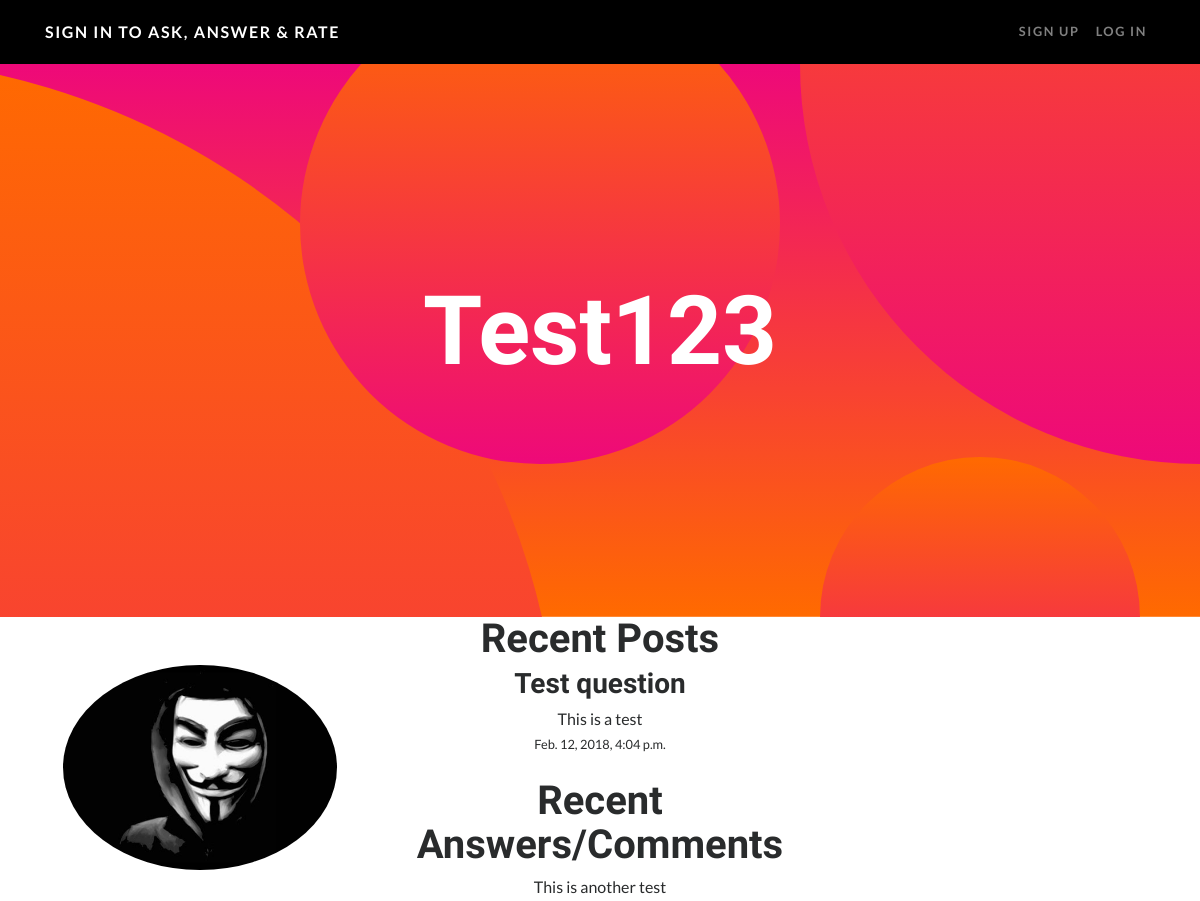
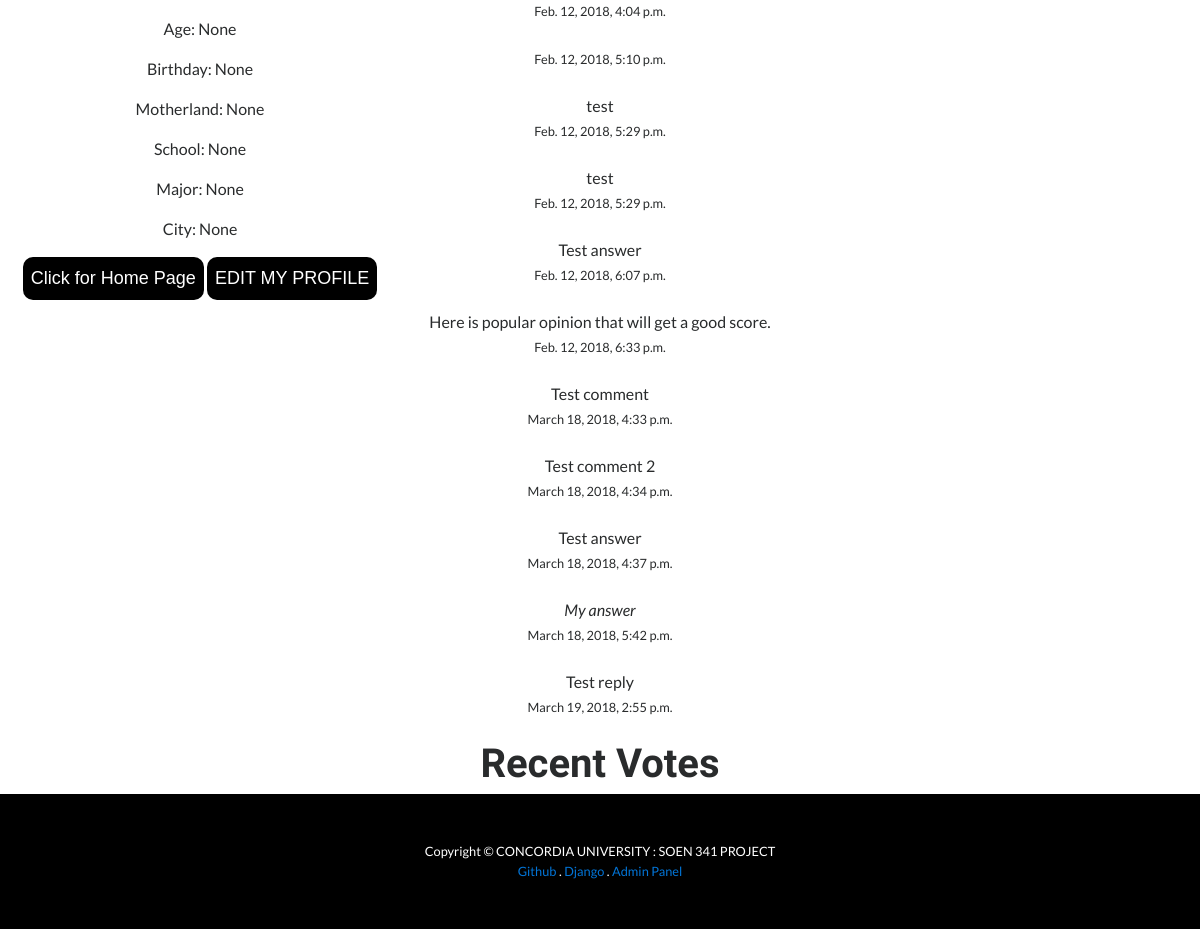
Screenshot of /profile/3/ with the database file from the repository (2 pictures, top to bottom).
### qa_web/models.py (models this page shows, shortened)
class User(AbstractUser):
    age = models.IntegerField(null =True)
    birthday = models.DateField(null = True)
    motherland=models.TextField(max_length=100, null =True)
    school = models.TextField(max_length=100, null =True)
    major = models.CharField(max_length=50, null =True)
    city = models.TextField(max_length=100, null=True)
    """
      The below code has a purpose that a user profile will be created when
      a user is created

     """

class Post(models.Model):
    content = models.TextField(null=True)
    owner = models.ForeignKey(settings.AUTH_USER_MODEL, null= True, on_delete=models.SET_NULL)
    creation_date = models.DateTimeField(auto_now_add=True)
    upvotes = models.IntegerField(default=0)
    downvotes = models.IntegerField(default=0)
    class Meta:
        abstract = True

class Questions(Post):
    title = models.CharField(max_length=300, null=True)
    visits = models.IntegerField(default=0)
    voters = models.ManyToManyField(settings.AUTH_USER_MODEL, related_name='q_voters', through='Vote')
    tag = TaggableManager(blank=True)

class Answers(Post):
    question = models.ForeignKey(Questions, null=True, on_delete=models.CASCADE)
    correct_answer = models.BooleanField(default = False)
    voters = models.ManyToManyField(settings.AUTH_USER_MODEL, related_name='a_voters', through='Vote')

### qa_web/views.py (the view)
# urls.py: path('profile/<int:id_>/', views.display_profile, name='UserProfile'),
def display_profile(request, id_):
    displayed_user = get_object_or_404(User, pk=id_)
    user_qs = Questions.objects.filter(owner_id=id_)
    user_as = Answers.objects.filter(owner_id=id_)
    user_vs = Vote.objects.filter(user_id=id_)
    return render(request, 'qa_web/UserProfile.html', context={'displayed_user': displayed_user,
                                                               'questions': user_qs,
                                                               'answers': user_as,
                                                               'votes': user_vs})

### qa_web/templates/qa_web/UserProfile.html (shortened to what this page needs)
{% extends "qa_web/base.html" %}
{% load staticfiles %}
{% block styles %}
<link rel="stylesheet" href="{% static 'css/base.css' %}"/>
{% endblock %}
{% block header %}
<div class="masthead-content">
    <div class="container">
        <h1 class="masthead-heading mb-0">{{ displayed_user.username }}</h1>
        <BR><BR><BR>
    </div>
</div>
{% endblock %}
{% block content %}
<div class="container-fluid">
    <div class="row">
<div class="col-sm-4">
    <div class="p-5">
             <img class="img-fluid rounded-circle" src="{% static 'img/default.jpg' %}" alt="">
          </div>
        <p class="info">Age: {{ displayed_user.age }}</p>
        <p class="info">Birthday: {{ displayed_user.birthday }}</p>
        <p class="info">Motherland: {{ displayed_user.motherland}}</p>
        <p class="info">School: {{ displayed_user.school }}</p>
        <p class="info">Major: {{ displayed_user.major }}</p>
        <p class="info">City: {{ displayed_user.city }}</p>
    <a href="/"><button>Click for Home Page</button></a>
    <a href="/editprofile/"><button>EDIT MY PROFILE</button></a>
</div>
<div class="col-sm-4">
    <h1>Recent Posts</h1>
{% for qs in questions %}
    <h3><span class="marked">{{ qs.title }}</span></h3>
    <span class="marked">{{ qs.content }}</span>
    <small>{{ qs.creation_date }}</small>
    <br><br>
{% endfor %}
<h1>Recent Answers/Comments</h1>
{% for ans in answers %}
    <span class="marked">{{ ans.content }}</span>
    <small>{{ ans.creation_date }}</small>
    <br><br>
{% endfor %}
<h1>Recent Votes</h1>
</div>
<div class="col-sm-4">
</div>
    </div>
</div>
{% endblock content %}

### qa_web/templates/qa_web/base.html (shortened to what this page needs)
<!DOCTYPE html>
<html lang="en">
  <head>
    {% load staticfiles %}
    <link rel="stylesheet" href="https://maxcdn.bootstrapcdn.com/bootstrap/4.0.0/css/bootstrap.min.css">
    <link rel="stylesheet" href="{% static 'css/pagedown.css' %}" />
    <link rel="stylesheet" type="text/css" href="{% static 'css/bootstrap.min.css' %}" />
    <link rel="stylesheet" type="text/css" href="{% static 'css/one-page-wonder.min.css' %}" />
    <link href="https://use.fontawesome.com/releases/v5.0.6/css/all.css" rel="stylesheet">
    <link href="{% static 'css/one-page-wonder.min.css' %}" rel="stylesheet">
    {% block styles %}
    {% endblock %}
  </head>
  <body>
    {% include "qa_web/includes/navbar.html" %}
<header class="masthead text-center text-white">
    {% block header %}
    {% endblock %}
      <div class="bg-circle-1 bg-circle"></div>
      <div class="bg-circle-2 bg-circle"></div>
      <div class="bg-circle-3 bg-circle"></div>
      <div class="bg-circle-4 bg-circle"></div>
</header>
<div align="center" style="vertical-align:bottom" class="masthead-content">
    {% block content %}
    {% endblock %}
</div>
    {% include "qa_web/includes/footer.html" %}
  </body>
</html>

### qa_web/templates/qa_web/includes/navbar.html (shortened to what this page needs)
<nav class="navbar navbar-expand-lg navbar-dark navbar-custom sticky-top" style="background-color:black">
    <div class="container">
        {% if user.is_authenticated %}
        <a class="navbar-brand" href="/QuestionIndex/">Questions</a>
        {% else %}
        <a class="navbar-brand" href="/login/">Sign In to Ask, Answer &amp; Rate</a>
        {% endif %}
        <div class="collapse navbar-collapse" id="navbarResponsive">
            <ul class="navbar-nav ml-auto">
                {% if user.is_authenticated %}
                    <li class="nav-item">
                        <a class="nav-link" href='/profile/{{ user.id }}')>Welcome {{ user.username }}</a>
                    </li>
                    <li class="nav-item">
                        <a class="nav-link" href="/logout/">Log Out</a>
                    </li>
                {% else %}
                    <li class="nav-item">
                        <a class="nav-link" href="/signup/">Sign Up</a>
                    </li>
                    <li class="nav-item">
                        <a class="nav-link" href="/login/">Log In</a>
                    </li>
                {% endif %}
            </ul>
        </div>
    </div>
</nav>

### qa_web/templates/qa_web/includes/footer.html
<footer class="py-5 bg-black">
    <div class="container">
        <p class="m-0 text-center text-white small">Copyright &copy; CONCORDIA UNIVERSITY : SOEN 341 PROJECT </p>
    </div>
    <div class="container">
        <p class="m-0 text-center text-white small">
            <a href="https://github.com/Lercerss/SOEN341W18">Github</a> . <a href="http://www.djangoproject.com/">Django</a> . <a href="/admin">Admin Panel</a>
        </p>
    </div>
</footer>

### qa_web/static/css/pagedown.css (style rules this page uses)
body { background-color: White; font-family: sans-serif; }

### qa_web/static/css/base.css (style rules this page uses)
ul { list-style-type: none; }
button { border: none; outline: 0; display: inline-block; padding: 8px; color: white; background-color: #000; text-align: center; cursor: pointer; font-size: 18px; border-radius: 10px; }

### rows the page displays
User: username "Test123", age "None", birthday "None", motherland "None", school "None", major "None", city "None"
Questions: creation_date "Feb. 12, 2018, 4:04 p.m."
Answers: creation_date "Feb. 12, 2018, 4:04 p.m."
Answers: creation_date "Feb. 12, 2018, 5:10 p.m."
Answers: creation_date "Feb. 12, 2018, 5:29 p.m."
Answers: creation_date "Feb. 12, 2018, 5:29 p.m."
Answers: creation_date "Feb. 12, 2018, 6:07 p.m."
Answers: creation_date "Feb. 12, 2018, 6:33 p.m."
Answers: creation_date "March 18, 2018, 4:33 p.m."
Answers: creation_date "March 18, 2018, 4:34 p.m."
Answers: creation_date "March 18, 2018, 4:37 p.m."
Answers: creation_date "March 18, 2018, 5:42 p.m."
Answers: creation_date "March 19, 2018, 2:55 p.m."
